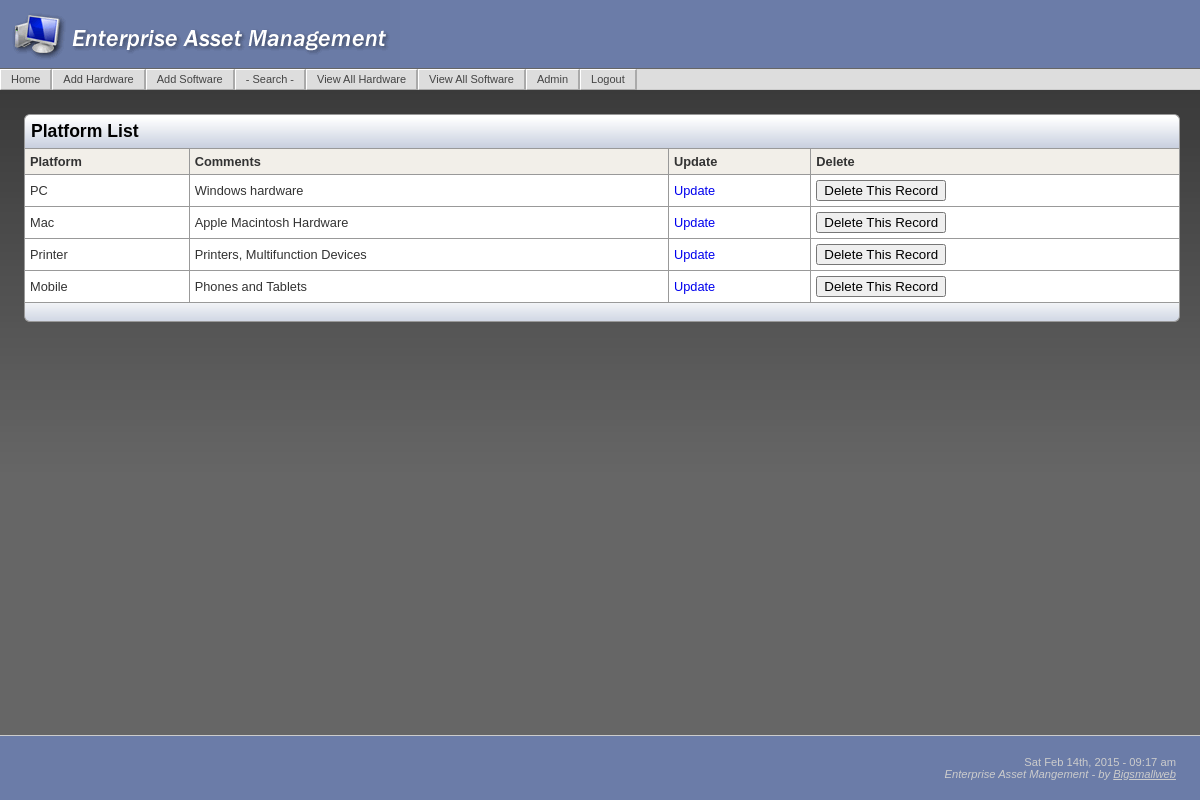
The page /PlatformList.php (signed in) on the database its author committed.
### tables this page shows
CREATE TABLE IF NOT EXISTS `assets_hardware_platform` (
  `platform_id` int(10) unsigned NOT NULL auto_increment,
  `platform` varchar(100) NOT NULL default '',
  `comments` text,
  PRIMARY KEY  (`platform_id`)
);

### PlatformList.php (the view, shortened to what this page needs)
<?php require_once('Connections/eam.php'); ?>
<?php
$query_rsPlatformList = "SELECT * FROM assets_hardware_platform";
$rsPlatformList = mysql_query($query_rsPlatformList, $eam) or die(mysql_error());
$row_rsPlatformList = mysql_fetch_assoc($rsPlatformList);
?><?php $pageTitle="Platforms"; ?>
<?php include('includes/header.php'); ?>
<h3>Platform List</h3>
<table width="600" cellspacing="0" class="table1">
  <tr>
    <th>Platform</th>
    <th>Comments</th>
    <th>Update</th>
    <th>Delete</th>
  </tr>
  <?php do { ?>
  <tr>
    <td><?php echo $row_rsPlatformList['platform']; ?></td>
    <td><?php echo $row_rsPlatformList['comments']; ?></td>
    <td><a href="PlatformUpdate.php?platform_id=<?php echo $row_rsPlatformList['platform_id']; ?>">Update</a></td>
    <td>
    	<form id="delRecord" name="delRecord" method="post" action="PlatformDelete.php?recordID=<?php echo $row_rsPlatformList['platform_id']; ?>">
           <input name="Submit" type="submit" class="red" value="Delete This Record" />
        </form>
    </td>
  </tr>
  <?php } while ($row_rsPlatformList = mysql_fetch_assoc($rsPlatformList)); ?>
</table>
<table class="pagination">
  <tr>
    <td>&nbsp;</td>
  </tr>
</table>
<?php include('includes/footer.php'); ?>

### includes/eam_main.css (style rules this page uses)
html, body { font-family: Verdana, Arial, Helvetica, sans-serif; background:url(../images/bkgd.jpg); background-repeat:repeat-x; background-position:top; background-color: #666; margin:0; text-align: center; color: #000000; font-size:100%; height:100% }
h1, h2, h3, h4 { font-family:"Trebuchet MS", Verdana, Arial, Helvetica, sans-serif; }
h3 { font-size:110%; padding:6px; margin:0; background-color:#DADFE9; border-top:1px solid #999; border-right:1px solid #999; border-left:1px solid #999; border-spacing:0px; border-collapse: collapse; background-image:url(../images/titleBk.gif); border-radius: 6px 6px 0 0; -moz-border-radius: 6px 6px 0 0; }
p, td { font-size:80%; }
th { font-size:80%; }
form { margin:0; padding:0; }
a { text-decoration:none; }
table a { display: block; width: 100%; }
.table1 { border-width: 1px; border-spacing:0px; border-style: solid; border-color: #999; border-collapse: collapse; background-color:#FFFFFF; width:100%; }
.table1 th { border-width: 1px; border-style: solid; border-color: #999; padding: 5px; background-color: #F2EFE9; text-align:left; color:#333; }
.table1 td { border-width: 1px; border-style: solid; border-color: #999; padding: 5px; text-align:left; color:#333; }
.pagination { width:100%; border-width: 1px; border-spacing:0px; border-style: solid; border-top:none; border-color: #999; background-color:#FFFFFF; background-image:url(../images/titleBk1.gif); margin:0 auto; border-radius: 0 0 6px 6px; -moz-border-radius:0 0 6px 6px; }
.pagination td { padding: 3px 10px; text-align:left; color:#666; font-size:68%; }

### rows shown on the page
assets_hardware_platform: platform "PC", comments "Windows hardware"
assets_hardware_platform: platform "Mac", comments "Apple Macintosh Hardware"
assets_hardware_platform: platform "Printer", comments "Printers, Multifunction Devices"
assets_hardware_platform: platform "Mobile", comments "Phones and Tablets"
